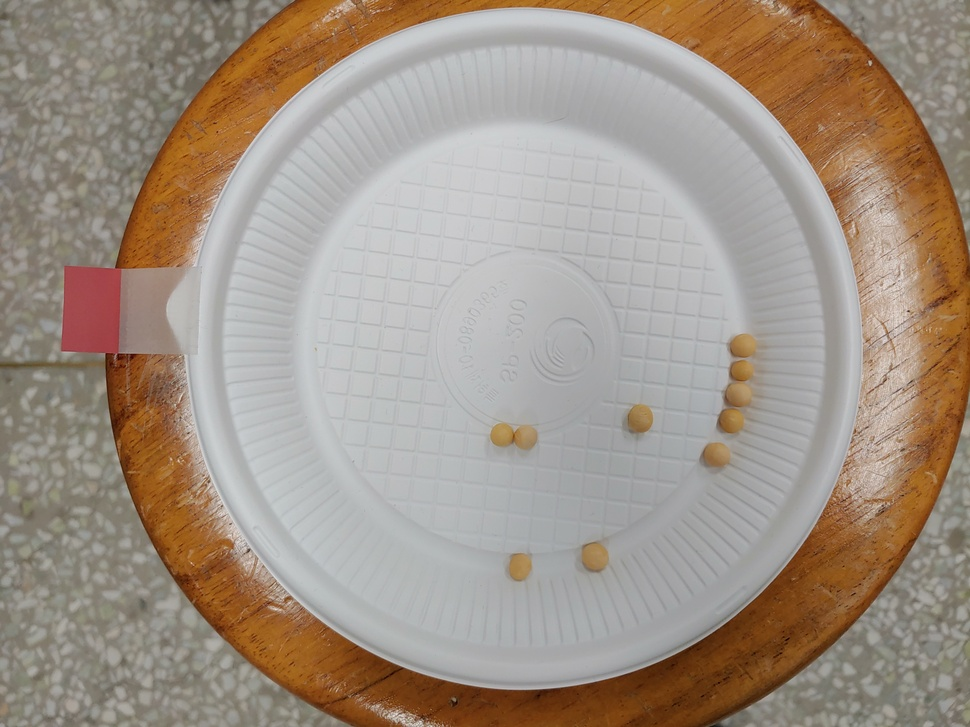
#> input picture Hidden/t01/5.jpg, 970 x 727 px, shrunk from 4032 x 3024 before the run, found by its file name
$ jupyter execute noise.ipynb
#> lines starting #> are read from the running program, lines starting #| are printed output that depends on the picture
[cell 1]
import cv2
import numpy as np
from matplotlib import pyplot as plt

[cell 2]
input_img1 = "../../Open/t01/5.jpg"
input_img2 = "../../Open/t01/2.jpg"

[cell 3]
src = cv2.imread(input_img1, cv2.IMREAD_GRAYSCALE)
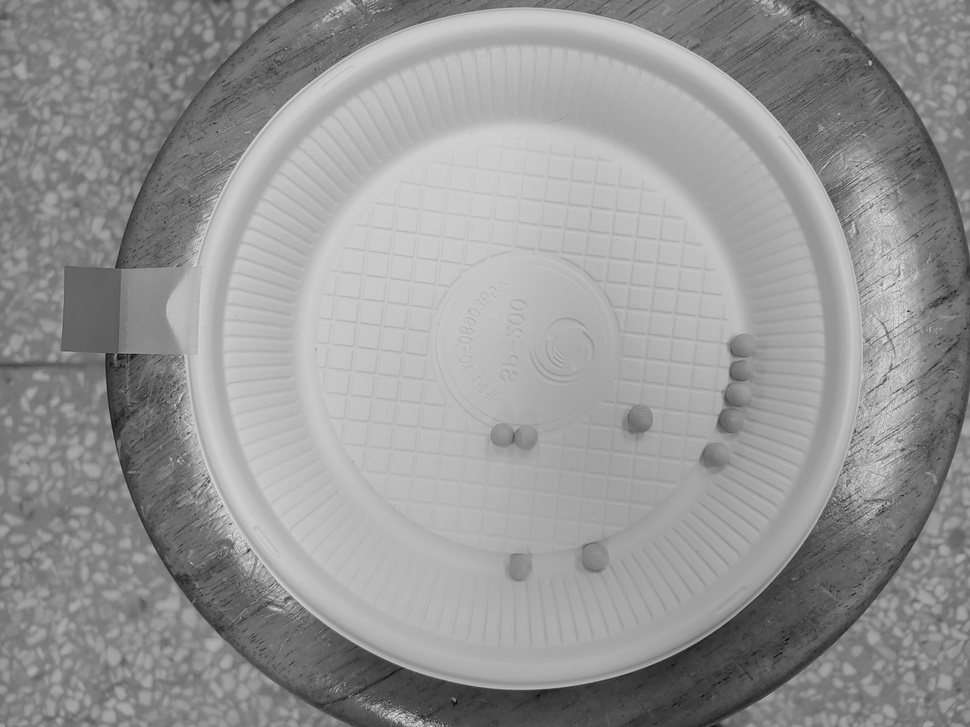
#> src: shape (727, 970); min 2, max 228, mean 149.7
dst1 = np.zeros(src.shape, np.uint8)

cnt1, _ = cv2.connectedComponents(dst1)
#> cnt1 = 1
#> dst1: shape (727, 970); every value is 0
print("cnt1: ", cnt1)
#| cnt1:  1

[cell 4]
dst2 = cv2.morphologyEx(dst1, cv2.MORPH_OPEN, None)
plt.imshow(dst2)

[cell 5]
cnt2, _ = cv2.connectedComponents(dst2)
#> cnt2 = 1
print("cnt2: ", cnt2)
#| cnt2:  1


$ run again, with Hidden/t01/1.jpg copied over Hidden/t01/5.jpg
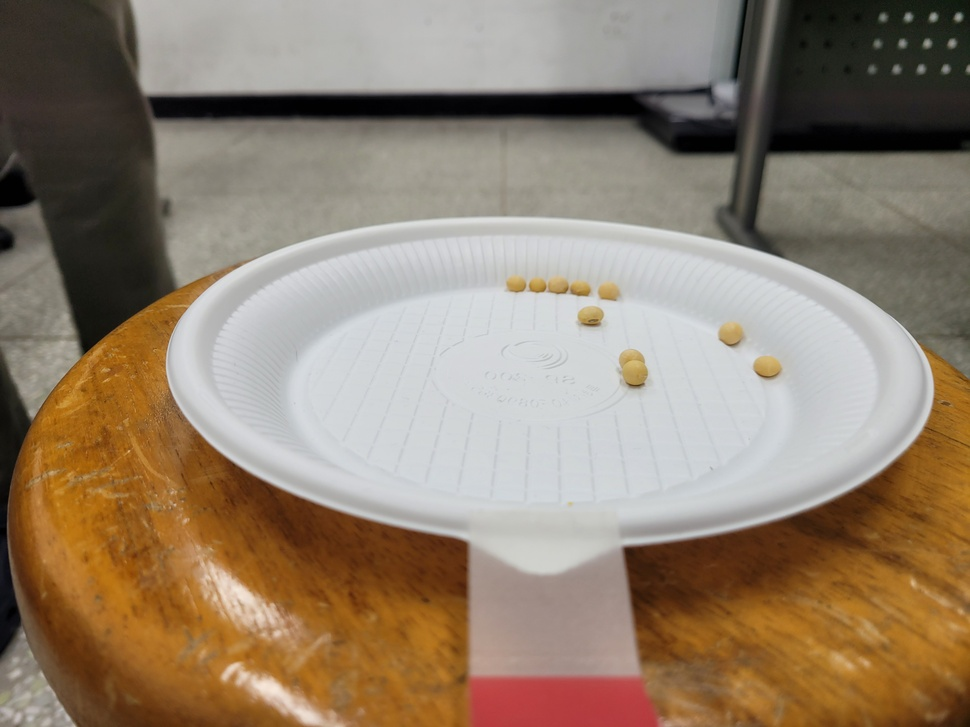
#> input picture Hidden/t01/1.jpg, 970 x 727 px, shrunk from 4032 x 3024 before the run, found by its file name
#> `src = cv2.imread(input_img1, cv2.IMREAD_GRAYSCALE)`:
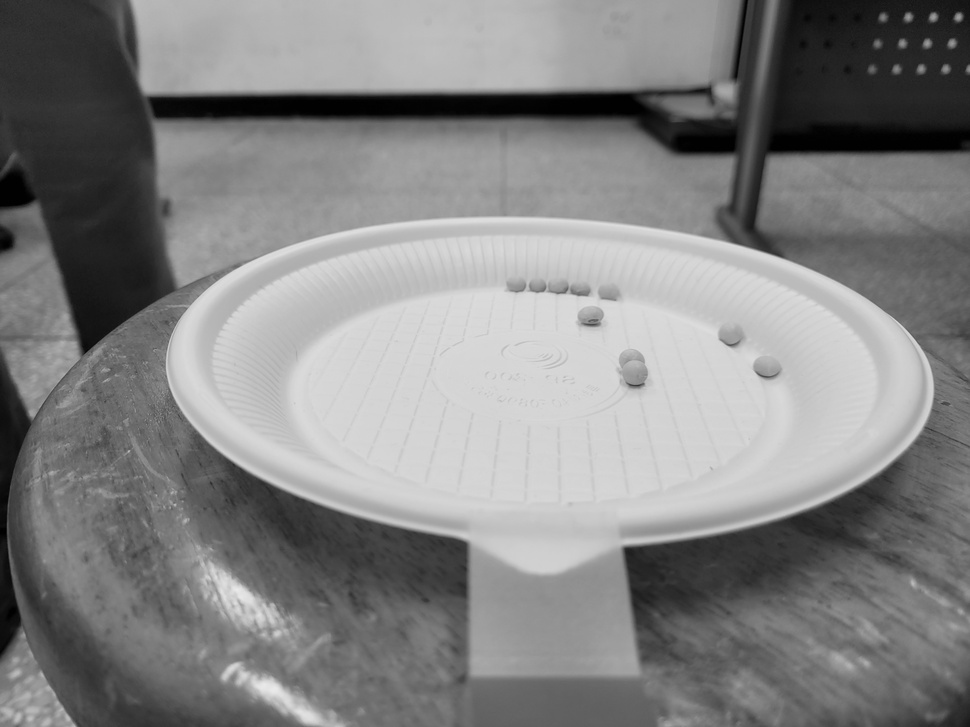
#> src: shape (727, 970); min 0, max 234, mean 131.8
#> dst1: shape (727, 970); every value is 0
#| cnt1:  1
#| cnt2:  1

$ run again, with Hidden/t01/2.jpg copied over Hidden/t01/5.jpg
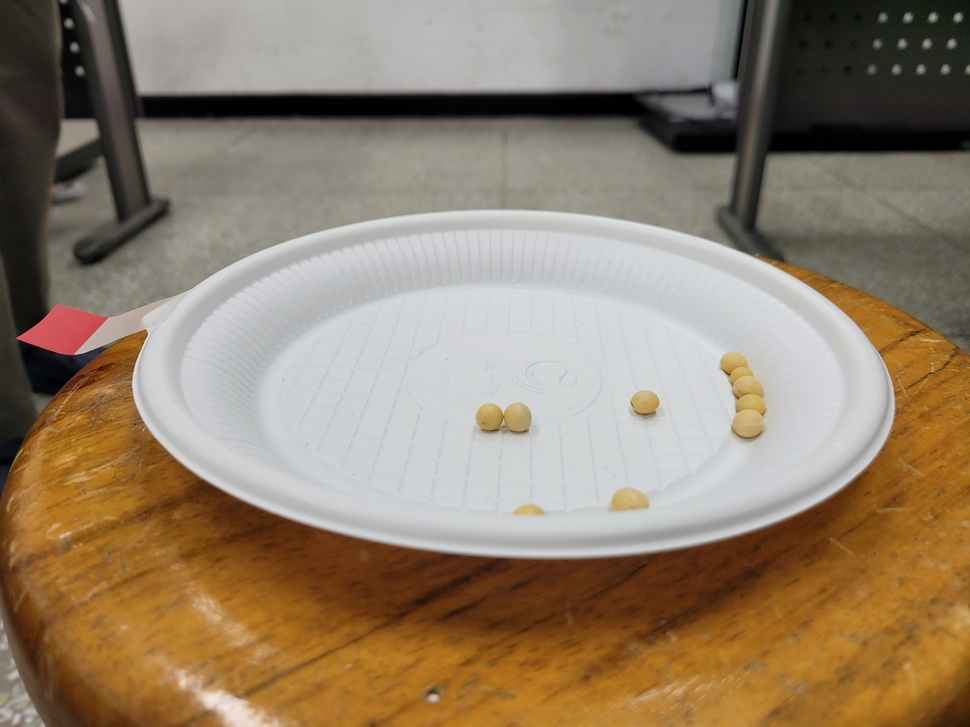
#> input picture Hidden/t01/2.jpg, 970 x 727 px, shrunk from 4032 x 3024 before the run, found by its file name
#> `src = cv2.imread(input_img1, cv2.IMREAD_GRAYSCALE)`:
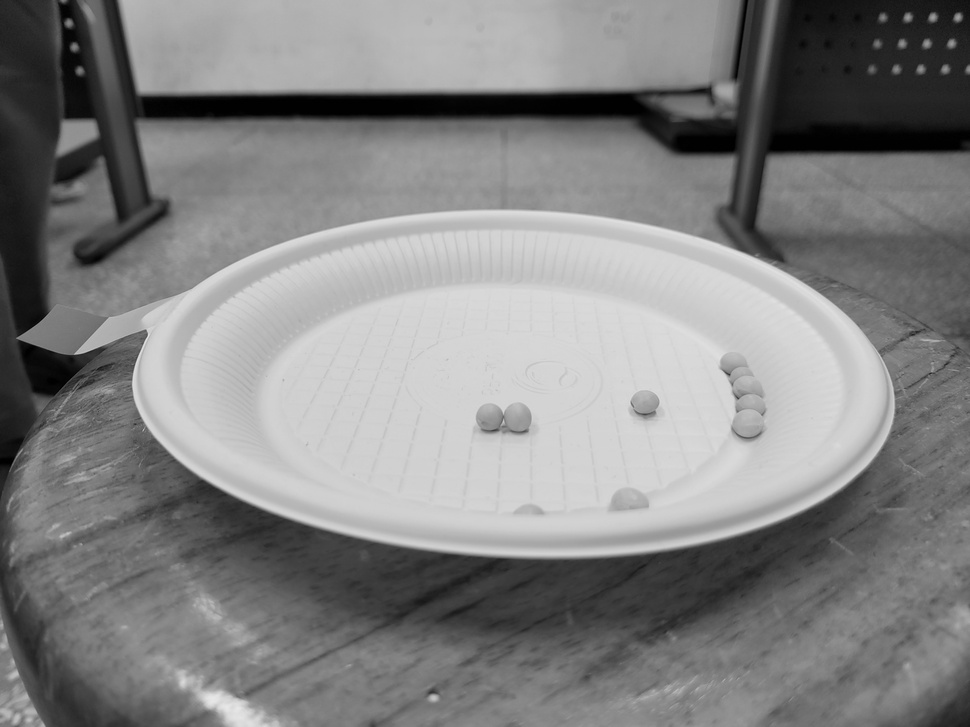
#> src: shape (727, 970); min 0, max 231, mean 131.5
#> dst1: shape (727, 970); every value is 0
#| cnt1:  1
#| cnt2:  1
